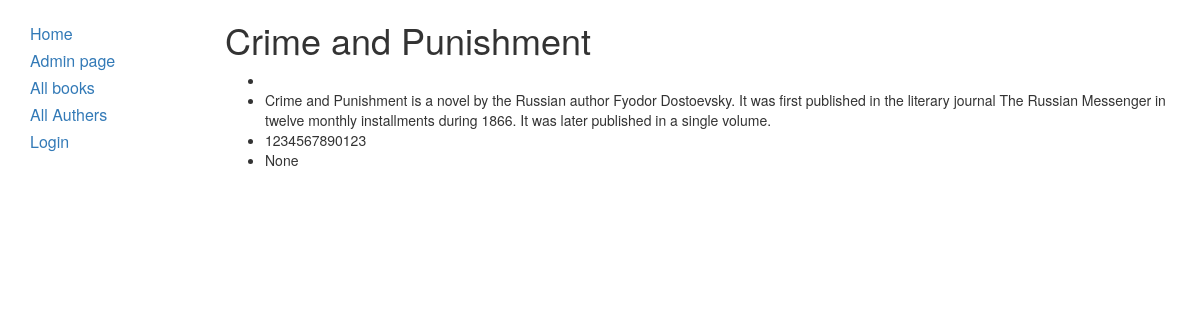
Screenshot of /book/1/ with the database file from the repository.
### app/models.py (models this page shows, shortened)
class Book(models.Model):
    title=      models.CharField(max_length=200)
    author=     models.ForeignKey(Author, on_delete=models.CASCADE , null=True)
    summary=    models.TextField(max_length=1000, help_text="Enter a brief description of the book")
    isbn=       models.CharField('ISBN', max_length=13, help_text="13 character <a href=")
    genre=      models.ManyToManyField(Genre,help_text="select a genre for this book")

### app/views.py (the view)
# urls.py: url(r'^(?P<pk>[0-9]+)/$', views.Book_detail, name="book-detail"),
def Book_detail(request , pk):
    context = {
    'book' : models.Book.objects.filter(pk=pk)[0]
    }
    return render(request,'app/book_detail.html' , context)

### app/templates/app/book_detail.html
{% extends "app/layout.html" %}
{% block content %}
<h1>{{book.title}}</h1>
<ul>
    <li>{{ book.auther.first_name }}{{ book.auther.last_name }}</li>
    <li>{{ book.summary }}</li>
    <li>{{ book.isbn }}</li>
    <li>{{ book.genre.name }}</li>
</ul>
{% endblock content %}

### app/templates/app/layout.html (shortened to what this page needs)
<!DOCTYPE html>
<html lang="en">
<head>
  <link rel="stylesheet" href="https://maxcdn.bootstrapcdn.com/bootstrap/3.4.0/css/bootstrap.min.css">
    {% load static %}
    <link rel="stylesheet" href="{% static 'app/css/style.css' %}"
</head>
<body>
<div class="container">
  <div class="row">
    <div class="col-sm-2">
    {% block sidebar %}
        <ul class="sidebar-nav">
            <li><a href="{% url 'app:Index' %}">Home</a></li>
            <li><a href="/admin">Admin page</a></li>
            <li><a href="{% url 'app:book-list' %}">All books</a></li>
            <li><a href="{% url 'app:author' %}">All Authers</a></li>
            {% if user.is_authenticated %}
              <li> User : {{ user.get_username }}
              <li><a href="{% url 'logout' %}?next={{request.path}}">Logout</a></li>
            {% else %}
              <li><a href="{% url 'login' %}?next={{request.path}}">Login</a></li>
            {% endif %}
        </ul>
    {% endblock %}
    </div>
    <div class="col-sm-10">
        {% block content %}
        {% endblock  %}
    </div>
  </div>
</div>
</body>
</html>

### app/static/app/css/style.css (style rules this page uses)
.sidebar-nav { margin-top: 20px; list-style: none; padding-left: 0; line-height: 27px; font-size: 16px; }

### rows the page displays
Book: title "Crime and Punishment", summary "Crime and Punishment is a novel by the Russian author Fyodor Dostoevsky. It was first published in the literary journal The Russian Messenger in twelve monthly installments during 1866. It was later published in a single volume.", isbn "1234567890123", genre.name "None"
